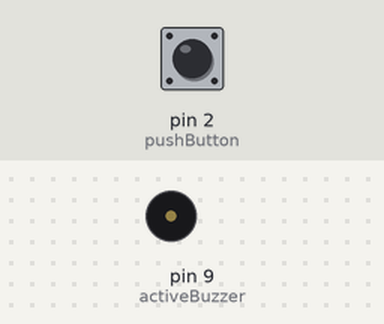
The sketch below on a simulated Arduino Uno, built with avr-gcc and run on an emulated ATmega328P. Parts: buzzer (waves = sounding, pin HIGH). The test bench sets the inputs (shaded band); at power-on: pin 2 (pushButton) LOW. What the sketch prints to the serial monitor is not drawn.

Above: at 0.1 s.
At 5.1 s:
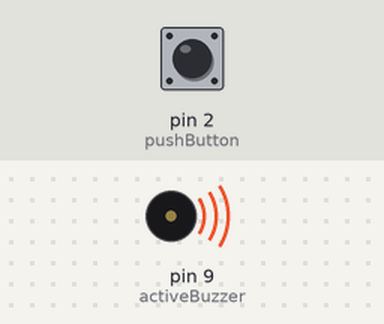
Timing chart, 0 to 6.6 s (numbered marks = the images above):
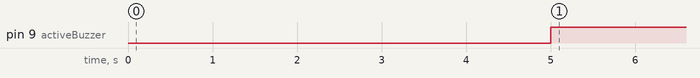

Measured:
- by itself, pin 9 (activeBuzzer): LOW → HIGH at 5.0 s

The sketch:

knocker.ino
```cpp
const int passiveBuzzer = A0;
const int activeBuzzer = 9;
const int pushButton = 2;

int buttonState = 0;
int lastButtonState = 0;
int passiveBuzzerVal = 0;

bool activeBuzzerState = false;

unsigned long lastDebounceTime = 0;
unsigned long debounceDelay = 50;
unsigned long buzzerDelay = 5000;
unsigned long startWaiting = 0;

void listening();

void changeActiveBuzzerState();

void setup() {
  // put your setup code here, to run once:
  pinMode(passiveBuzzer, INPUT);
  pinMode(activeBuzzer, OUTPUT);
  pinMode(pushButton, INPUT);
  Serial.begin(9600);

}

void loop() {
  // put your main code here, to run repeatedly:

  if (activeBuzzerState == false) { //if the active buzzer doesn't yell, we're waiting for the knock
    listening();
      }

  else {
    changeActiveBuzzerState(); //if it's on, we're waiting for the button to be pushed
  }
}

void listening() {

  int passiveBuzzerVal = analogRead(passiveBuzzer);
  Serial.println(passiveBuzzerVal);
  if (passiveBuzzerVal > 25) {                      //the 25 value it's the barrier between the noise and a real knock
    startWaiting = millis();                        //the moment when we are starting to wait the 5 sec
    while(millis() - startWaiting < buzzerDelay){}  //delay
        activeBuzzerState = true;                   //the active buzzer will start to yell
        digitalWrite(activeBuzzer, activeBuzzerState);
  }

}

void changeActiveBuzzerState() {

  int reading = digitalRead(pushButton);            //we memorize the current state

  if (reading != lastButtonState) {                 //if it's different then the previous one we start the clock
    lastDebounceTime = millis();
  }

  if (millis() - lastDebounceTime > debounceDelay) { //the delay
    if (reading != buttonState) {
      buttonState = reading;                        //we chage the button state on the way down of the push ( LOW )
      if (buttonState == LOW) {
        activeBuzzerState = !activeBuzzerState;
        digitalWrite(activeBuzzer, activeBuzzerState);
      }
    }
  }

  lastButtonState = reading; //we memorize the new state
}
```
